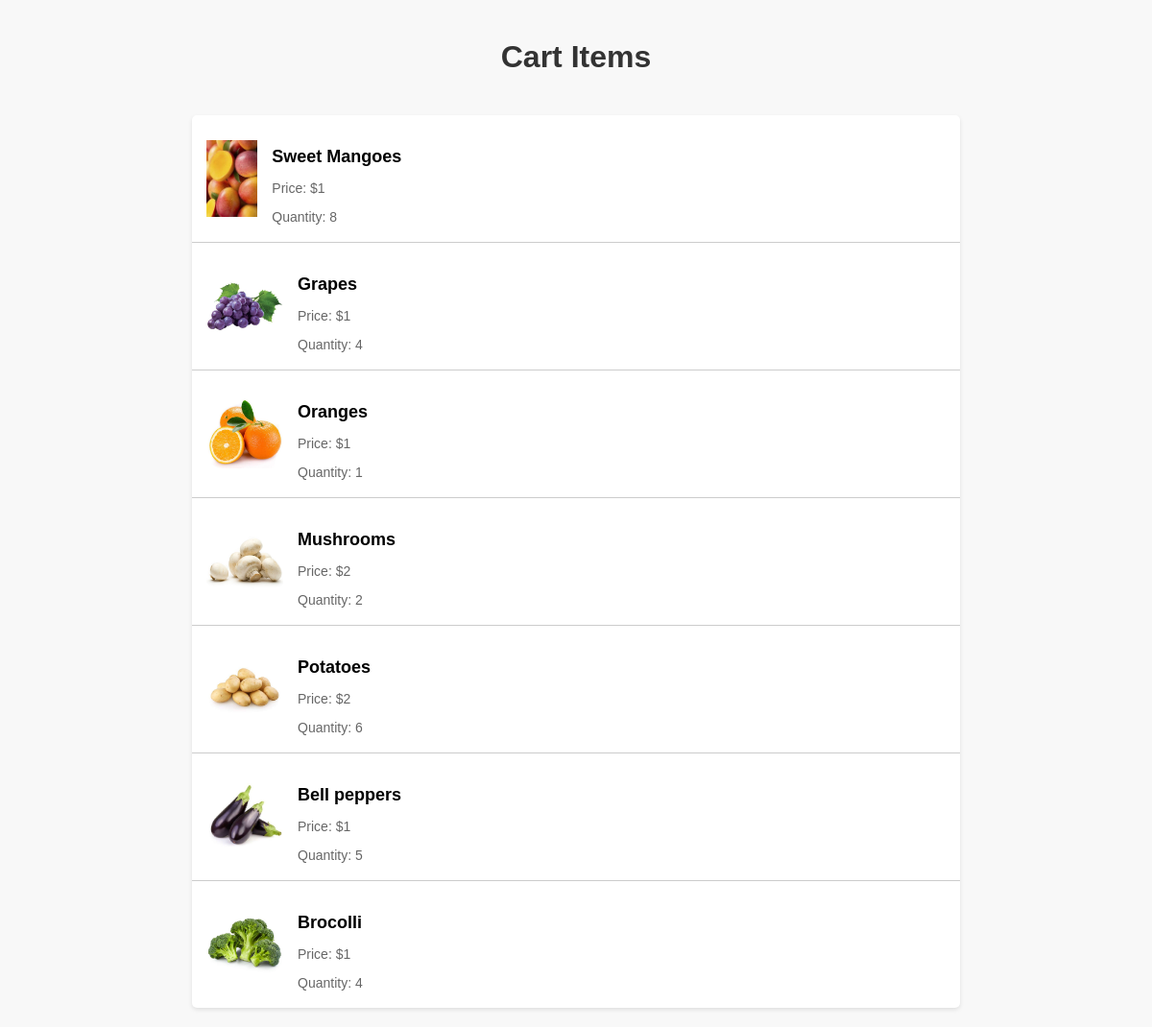
The app's page /cart/cart_list/ with its own data.
### cart/models.py (models this page shows)
class Cart(models.Model):
    product_name = models.CharField(max_length=20)
    quantity = models.IntegerField()
    image = models.ImageField()
    price = models.IntegerField()
    date = models.DateTimeField()
    refund = models.ForeignKey(Refund, on_delete=models.CASCADE, null=True)

### cart/views.py (the view)
# urls.py: path('cart_list/', cart_list, name='cart_list'),
def cart_list(request):
    carts = Cart.objects.all()
    return render(request, 'cart/cart_list.html', {'carts': carts})

### templates/cart/cart_list.html (shortened to what this page needs)
<!DOCTYPE html>
<html>
<head>
</head>
<body>
    <h1>Cart Items</h1>
    <ul>
        {% for cart in carts %}
        <li>
            <div>
                <img src="{{ cart.image.url }}" alt="{{ cart.product_name }}" />
            </div>
            <div class="cart-details">
                <p class="product-name">{{ cart.product_name }}</p>
                <p class="price">Price: ${{ cart.price }}</p>
                <p class="quantity">Quantity: {{ cart.quantity }}</p>
            </div>
        </li>
        {% endfor %}
    </ul>
</body>
</html>

### templates/cart/cart_list.html (style rules this page uses)
body { font-family: Arial, sans-serif; background-color: #f8f8f8; margin: 0; padding: 0; }
h1 { text-align: center; padding: 20px; color: #333; }
ul { list-style-type: none; padding: 0; max-width: 800px; margin: 20px auto; background-color: #fff; border-radius: 5px; box-shadow: 0 2px 4px rgba(0, 0, 0, 0.1); }
li { border-bottom: 1px solid #ccc; padding: 15px; display: flex; align-items: center; }
li:last-child { border-bottom: none; }
img { max-width: 80px; max-height: 80px; display: block; margin-right: 15px; }
.cart-details { flex-grow: 1; }
.product-name { font-size: 18px; font-weight: bold; margin-bottom: 5px; }
.price, .quantity { color: #666; font-size: 14px; margin-bottom: 3px; }

### records on screen
Cart: image (picture), product_name "Sweet Mangoes", price "1", quantity "8"
Cart: image (picture), product_name "Grapes", price "1", quantity "4"
Cart: image (picture), product_name "Oranges", price "1", quantity "1"
Cart: image (picture), product_name "Mushrooms", price "2", quantity "2"
Cart: image (picture), product_name "Potatoes", price "2", quantity "6"
Cart: image (picture), product_name "Bell peppers", price "1", quantity "5"
Cart: image (picture), product_name "Brocolli", price "1", quantity "4"
